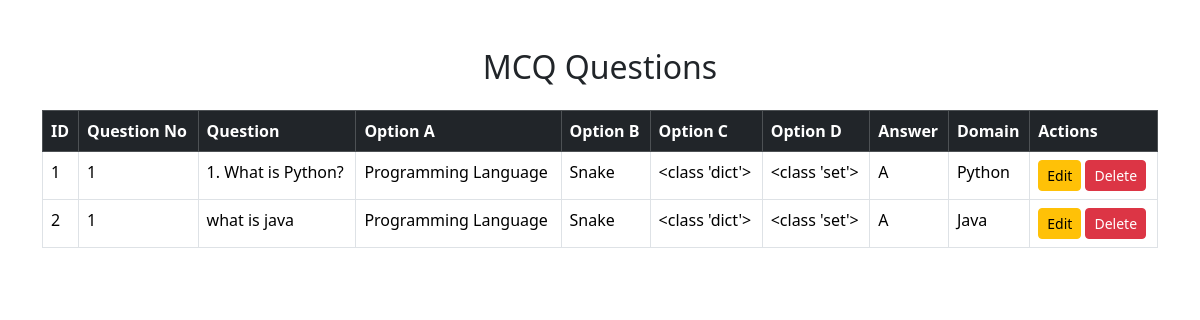
The app's page /view_mcq_questions (signed in), older data.
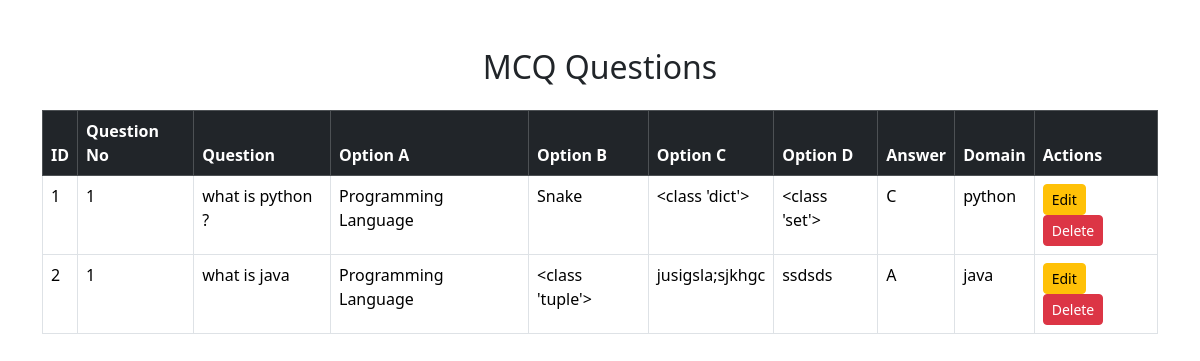
The same page, newer data.
### tables this page shows
CREATE TABLE mcq_questions(
        id INTEGER PRIMARY KEY AUTOINCREMENT,
        question_number INTEGER,
        question TEXT NOT NULL,
        option_a TEXT NOT NULL,
        option_b TEXT NOT NULL,
        option_c TEXT NOT NULL,
        option_d TEXT NOT NULL,
        answer TEXT NOT NULL
    , domain TEXT);

### app.py (the view)
@app.route("/view_mcq_questions")
def view_mcq_questions():
    if "email" not in session:
        return redirect("/")
    conn = sqlite3.connect("database.db")
    cur = conn.cursor()
    cur.execute("""
        SELECT id,question_number,question,
               option_a,option_b,option_c,option_d,answer,domain
        FROM mcq_questions
    """)
    questions = cur.fetchall()
    conn.close()
    return render_template("view_mcq_questions.html", questions=questions)

### templates/view_mcq_questions.html (shortened to what this page needs)
<!DOCTYPE html>
<html>
<head>
<link href="https://cdn.jsdelivr.net/npm/bootstrap@5.3.2/dist/css/bootstrap.min.css" rel="stylesheet">
</head>
<body>
<div class="container mt-5">
<h2 class="text-center mb-4">MCQ Questions</h2>
<table class="table table-bordered">
<thead class="table-dark">
<tr>
<th>ID</th>
<th>Question No</th>
<th>Question</th>
<th>Option A</th>
<th>Option B</th>
<th>Option C</th>
<th>Option D</th>
<th>Answer</th>
<th>Domain</th>
<th>Actions</th>
</tr>
</thead>
<tbody>
{% for q in questions %}
<tr>
<td>{{ loop.index }}</td>
<td>{{ q[1] }}</td>
<td>{{ q[2] }}</td>
<td>{{ q[3] }}</td>
<td>{{ q[4] }}</td>
<td>{{ q[5] }}</td>
<td>{{ q[6] }}</td>
<td>{{ q[7] }}</td>
<td>{{ q[8] }}</td>
<td>
<a href="/edit_mcq/{{ q[0] }}"
class="btn btn-warning btn-sm">
Edit
</a>
<a href="/delete_mcq/{{ q[0] }}"
class="btn btn-danger btn-sm"
onclick="return confirm('Delete this question?')">
Delete
</a>
</td>
</tr>
{% endfor %}
</tbody>
</table>
</div>
</body>
</html>

Row changes from the older to the newer data that the page shows:
removed mcq_questions: question_number "1", question "1. What is Python?", option_a "Programming Language", option_b "Snake", option_c "<class 'dict'>", option_d "<class 'set'>", answer "A", domain "Python"
removed mcq_questions: question_number "1", question "what is java", option_a "Programming Language", option_b "Snake", option_c "<class 'dict'>", option_d "<class 'set'>", answer "A", domain "Java"
added mcq_questions: question_number "1", question "what is python ?", option_a "Programming Language", option_b "Snake", option_c "<class 'dict'>", option_d "<class 'set'>", answer "C", domain "python"
added mcq_questions: question_number "1", question "what is java", option_a "Programming Language", option_b "<class 'tuple'>", option_c "jusigsla;sjkhgc", option_d "ssdsds", answer "A", domain "java"
